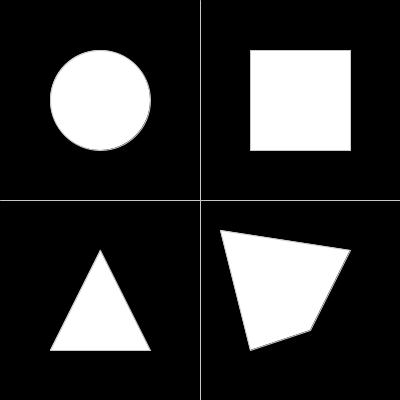
Frame 1 (no input)
Frame 60 (the mouse pressed at the canvas centre just before this capture): identical to frame 1, image omitted
Frame 120 (the mouse held since frame 60 and released just before this capture): identical to frame 1, image omitted

The Processing sketch that drew this single still picture (run headless with seeded random() and noise(); from frame 60 on, the mouse is pressed at the canvas centre):

// Processing sketch: figuras3
// ── figuras3.pde
void setup() {
  size(400, 400);
}
void draw() {
  background(0); // fondo en escala de grises
  strokeWeight(1);
  stroke(200);
  line(200, 0, 200, 400); // linea vertical
  line(0, 200, 500, 200); // línea horizontal
  ellipse(100, 100, 100, 100);
  rect(250, 50, 100, 100);
  triangle(100, 250, 150, 350, 50, 350);
  quad(220, 230, 350, 250, 310, 330, 250, 350);
}
